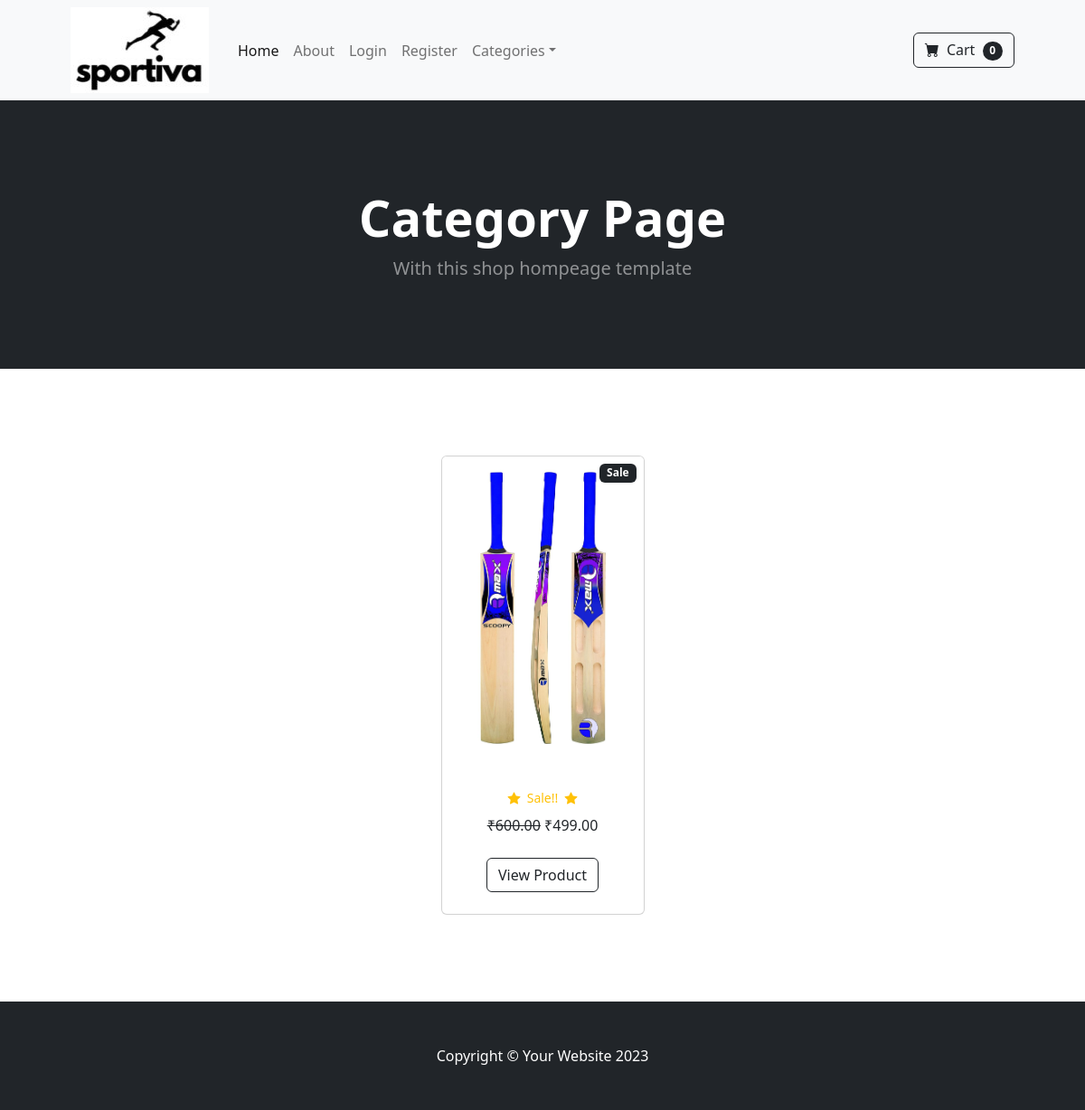
Screenshot of /category/sports with the database file from the repository.
### store/models.py (models this page shows, shortened)
class Product(models.Model):  # Renamed from Products to Product (singular)
    p_name = models.CharField(max_length=100)
    price = models.DecimalField(default=0, decimal_places=2, max_digits=6)
    category = models.ForeignKey(Category, on_delete=models.CASCADE)
    description = models.TextField()
    image = models.ImageField(upload_to='uploads/product/')
    slug = models.SlugField(unique=True, max_length=100,)
    stock = models.PositiveIntegerField(help_text="Enter the product stock")
    is_sale = models.BooleanField(default=False)
    sale_price = models.DecimalField(default=0, decimal_places=2, max_digits=6)

### store/views.py (the view)
# urls.py: path('category/<str:foo>',views.category,name='category'),
def category(request,foo):
    try:
        category=Category.objects.get(name=foo)
        products = Product.objects.filter(category=category)
        return render(request,'category.html',{'products':products, 'category':category})
    except:
        messages.success(request,("category doesn't exist........"))
        return redirect('home')

### cart/cart.py (called while the page is built)
    def __len__(self):
        return len(self.cart)

### cart/context_processors.py (called while the page is built)
def cart(request):
    return {'cart':Cart(request)}

### store/templates/category.html (shortened to what this page needs)
{% extends 'base.html' %}
{% block content %}
<header class="bg-dark py-5">
    <div class="container px-4 px-lg-5 my-5">
        <div class="text-center text-white">
            <h1 class="display-4 fw-bolder">Category Page</h1>
            <p class="lead fw-normal text-white-50 mb-0">With this shop hompeage template</p>
        </div>
    </div>
</header>
<section class="py-5">
    <div class="container px-4 px-lg-5 mt-5">
        <div class="row gx-4 gx-lg-5 row-cols-2 row-cols-md-3 row-cols-xl-4 justify-content-center">
            {% for product in products %}
            {% if product.is_sale%}
            <div class="col mb-5">
                <div class="card h-100">
                <div class="badge bg-dark text-white position-absolute" style="top: 0.5rem; right: 0.5rem">Sale</div>
                    <img class="card-img-top" src="{{product.image.url}}" alt="..." />
                    <div class="card-body p-4">
                        <div class="text-center">
                            <div class="d-flex justify-content-center small text-warning mb-2">
                                <div class="bi-star-fill"></div>
                                &nbsp;&nbsp;Sale!!&nbsp;&nbsp;
                                <div class="bi-star-fill"></div>
                            </div>
                            <strike>₹{{product.price}}</strike>&nbsp;₹{{product.sale_price}}
                        </div>
                    </div>
                    <div class="card-footer p-4 pt-0 border-top-0 bg-transparent">
                        <div class="text-center"><a class="btn btn-outline-dark mt-auto" href="{% url 'product' product.id %}">View Product</a></div>
                    </div>
                </div>
            </div>
            {% endif %}
            {% endfor %}
        </div>
    </div>
</section>
{% endblock %}

### rows the page displays
Product: image (picture), price "600.00", sale_price "499.00"

### other values shown
{{ cart|length }} "0"
